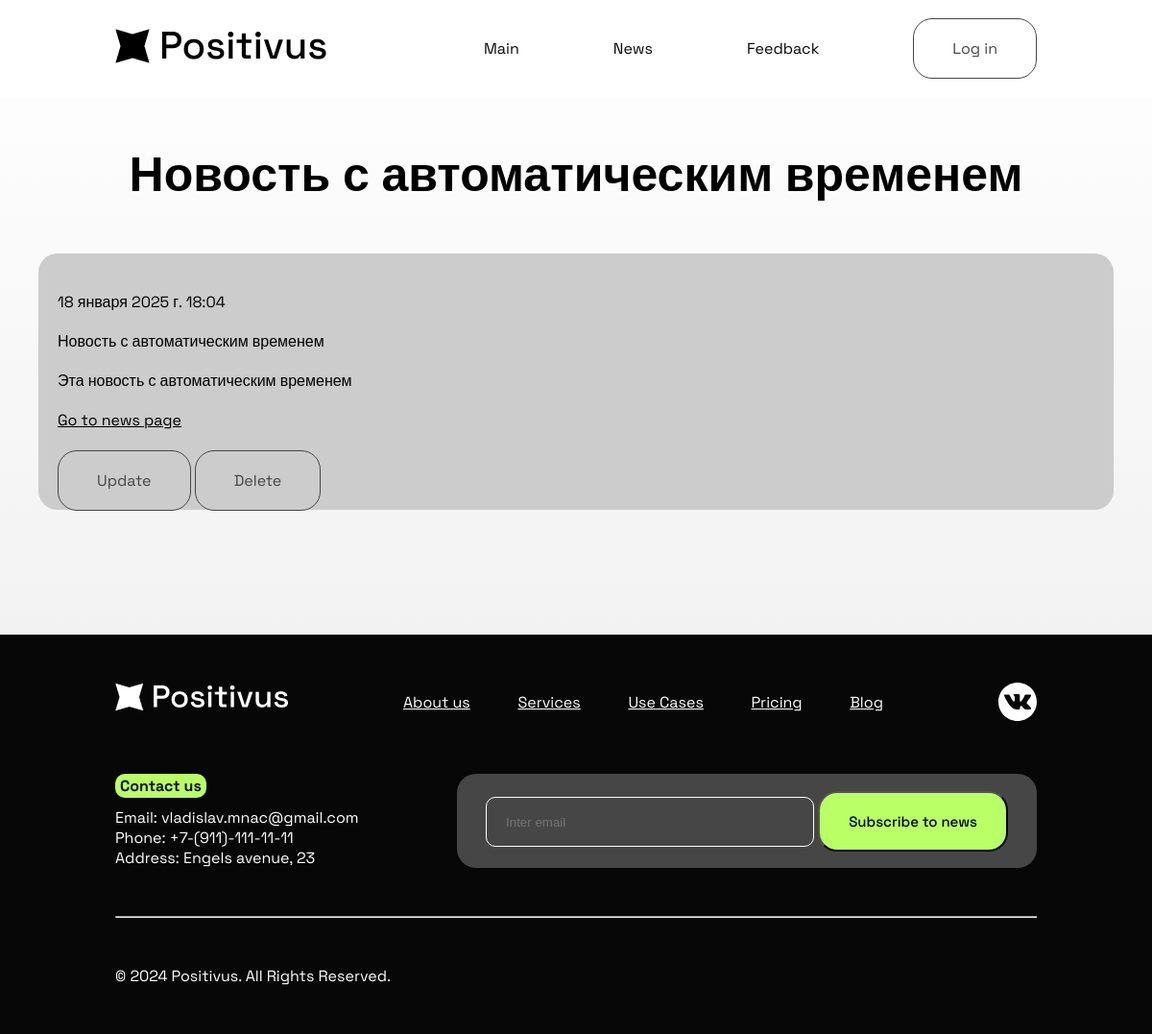
Screenshot of /news/12 with the database file from the repository.
### news/models.py (models this page shows, shortened)
class Articles(models.Model):
    title = models.CharField('News Title', max_length=50)
    anons = models.CharField('News Anons', max_length=250)
    full_text = models.TextField('News Text')
    date = models.DateTimeField('Publication Date', auto_now_add=True)
    class Meta:
        verbose_name = 'Новость'
        verbose_name_plural = 'Новости'

### news/views.py (the view)
# urls.py: path('<int:pk>', views.NewsDetailView.as_view(), name='news_detail'),
class NewsDetailView(DetailView):
    model = Articles
    template_name = 'news/details_view.html'
    context_object_name = 'article'

### news/templates/news/details_view.html (shortened to what this page needs)
{% extends 'main/layout.html' %}
{% load static %}
{% block content %}
    <div class="wrapper">
        <h1 class="h1">{{ article.title }}</h1>
        <div class="news--details">
            <p>{{ article.date }}</p>
            <p>{{ article.anons }}</p>
            <p>{{ article.full_text }}</p>
            <a href="{% url 'news_index' %}">Go to news page</a><br><br><br>
            <a href="{% url 'news_update' article.id %}" class="btn">Update</a>
            <a href="{% url 'news_delete' article.id %}" class="btn">Delete</a>
        </div>
    </div>
{% endblock %}

### main/static/main/css/main.css (style rules this page uses)
* { margin: 0; padding: 0; max-width: 100%; }
body { font-family: 'Space Grotesk', sans-serif; font-weight: 400; font-size: 16px; scroll-behavior: smooth; }
a { text-decoration: none; }
.wrapper { background: linear-gradient(rgba(255,255,255,1) 0%, rgba(242,242,242,1) 100%); width: 100%; padding: 80px 0; min-height: 38vh; }
.h1 { text-align: center; font-size: 50px; font-weight: 700; margin: 0 auto; margin-top: 70px; color: #000; }
.nav-btn, .hero--login .elem .btn, .hero--register .elem .btn, .news-form .btn, .news--details .btn { border: 1px solid #464646; border-radius: 20px; padding: 20px 40px; color: #464646; transition: all 500ms ease; }
.news--details { width: 1080px; margin: 50px auto; background: #ccc; border-radius: 20px; padding: 20px; }
.news--details p { margin: 20px 0; }
.news--details a { color: #000; cursor: pointer; text-decoration: underline; }
.news--details .btn { text-decoration: none; }

### rows the page displays
Articles: title "Новость с автоматическим временем", date "18 января 2025 г. 18:04", anons "Новость с автоматическим временем", full_text "Эта новость с автоматическим временем"
